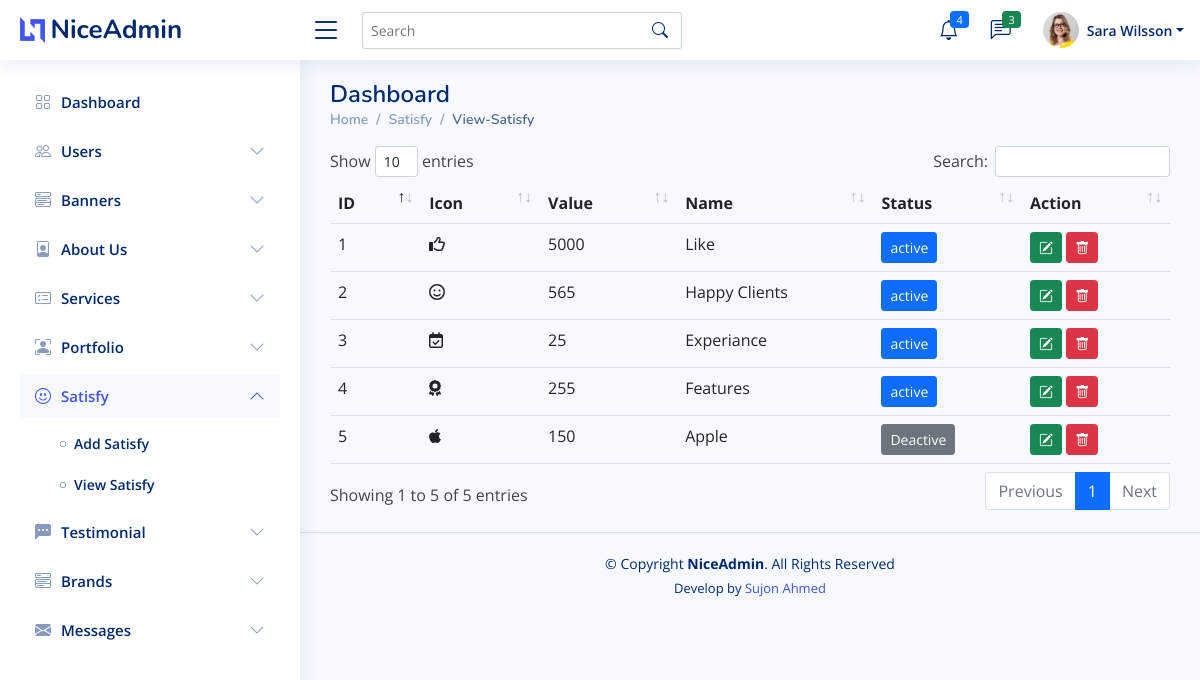
The app's page /admin/view_satisfy.php (signed in) with its own data.
### tables this page shows
CREATE TABLE `users` (
  `user_id` int NOT NULL,
  `user_name` varchar(50) NOT NULL,
  `user_about` varchar(255) NOT NULL,
  `user_phone` varchar(15) NOT NULL,
  `user_email` varchar(60) NOT NULL,
  `user_password` varchar(100) NOT NULL,
  `user_photo` varchar(100) NOT NULL,
  `user_job` varchar(50) NOT NULL,
  `user_address` varchar(255) NOT NULL,
  `user_country` varchar(50) NOT NULL,
  `user_company` varchar(100) NOT NULL,
  `status` int NOT NULL DEFAULT '0'
);

CREATE TABLE `satisfies` (
  `id` int NOT NULL,
  `icon` varchar(50) NOT NULL,
  `value` int NOT NULL,
  `name` varchar(100) NOT NULL,
  `status` int NOT NULL DEFAULT '0',
  `user_id` int NOT NULL,
  `created_at` datetime NOT NULL DEFAULT CURRENT_TIMESTAMP,
  `updated_at` datetime NOT NULL DEFAULT CURRENT_TIMESTAMP
);

### admin/view_satisfy.php (the view)
<?php
$page = "satisfied";
$sub_page = "satisfy";
require "database.php";
require "admin_header.php";
$select_satisfy = "SELECT * FROM `satisfies`";
$result = mysqli_query($db_connection, $select_satisfy);
?>
<main id="main" class="main">
    <div class="pagetitle">
        <h1>Dashboard</h1>
        <nav>
            <ol class="breadcrumb">
            <li class="breadcrumb-item"><a href="index.php">Home</a></li>
            <li class="breadcrumb-item">Satisfy</li>
            <li class="breadcrumb-item active">View-Satisfy</li>
            </ol>
        </nav>
    </div>
    <section class="section dashboard">
        <div class="row">
            <div class="col-lg-12 col-md-12">
                <table class="table" id="banners">
                    <thead>
                        <tr>
                            <th>ID</th>
                            <th>Icon</th>
                            <th>Value</th>
                            <th>Name</th>
                            <th>Status</th>
                            <th>Action</th>
                        </tr>
                    </thead>
                    <tbody>
                        <?php foreach($result as $key=>$satisfy){ ?>
                        <tr>
                            <td><?= $key+1 ?></td>
                            <td><i class="<?= $satisfy['icon'] ?>"></i></td>
                            <td><?= $satisfy['value'] ?></td>
                            <td><?= $satisfy['name'] ?></td>
                            <td>
                                <?php if ($satisfy['status'] == 0){ ?>
                                    <a href="satisfy_status_change.php?id=<?= $satisfy['id'] ?>" class="btn btn-secondary btn-sm">Deactive</a>
                                <?php } else { ?>
                                    <a href="satisfy_status_change.php?id=<?= $satisfy['id'] ?>" class="btn btn-primary btn-sm">active</a>
                                <?php } ?>
                            </td>
                            <td>
                                <a title="Edit" href="edit_satisfy.php?id=<?= $satisfy['id'] ?>" class="btn btn-success btn-sm"><i class="bi bi-pencil-square"></i></a>
                                <a title="Delete" onclick="javascript:return confirm('Are You Sure?')" href="delete_satisfy.php?id=<?= $satisfy['id'] ?>" class="btn btn-danger btn-sm"><i class="bi bi-trash"></i></a>
                            </td>
                        </tr>
                        <?php } ?>
                    </tbody>
                </table>
            </div>
        </div>
    </section>
</main>
<?php require "admin_footer.php" ?>

### admin/admin_header.php (shortened to what this page needs)
<?php
require "database.php";
$user_id = $_SESSION['user_id'];
$select_users = "SELECT * FROM `users` WHERE `user_id` = '$user_id'";
$select_users_result = mysqli_query($db_connection, $select_users);
$after_assoc_user = mysqli_fetch_assoc($select_users_result);
?>
<!DOCTYPE html>
<html lang="en">
<head>
  <link rel="stylesheet" href="https://cdnjs.cloudflare.com/ajax/libs/font-awesome/4.7.0/css/font-awesome.min.css">
   <link rel="stylesheet" href="assets/css/all.min.css">
  <link rel="stylesheet" href="assets/css/fontawesome-all.min.css">
  <link href="assets/vendor/bootstrap/css/bootstrap.min.css" rel="stylesheet">
  <link href="assets/vendor/bootstrap-icons/bootstrap-icons.css" rel="stylesheet">
  <link rel="stylesheet" href="assets/css/flaticon.css">
  <link href="assets/vendor/boxicons/css/boxicons.min.css" rel="stylesheet">
  <link href="assets/vendor/quill/quill.snow.css" rel="stylesheet">
  <link href="assets/vendor/quill/quill.bubble.css" rel="stylesheet">
  <link href="assets/vendor/remixicon/remixicon.css" rel="stylesheet">
  <link href="assets/vendor/simple-datatables/style.css" rel="stylesheet">
  <link href="assets/css/style.css" rel="stylesheet">
  <link rel="stylesheet" href="assets/css/toastr.css">
  <link rel="stylesheet" href="summernote/summernote-bs4.min.css">
  <link rel="stylesheet" href="dataTable/dataTables.bootstrap4.min.css">
</head>
<body>
  <header id="header" class="header fixed-top d-flex align-items-center">
    <div class="d-flex align-items-center justify-content-between">
      <a href="index.php" class="logo d-flex align-items-center">
        <img src="assets/img/logo.png" alt="">
        <span class="d-none d-lg-block">NiceAdmin</span>
      </a>
      <i class="bi bi-list toggle-sidebar-btn"></i>
    </div>
    <div class="search-bar">
      <form class="search-form d-flex align-items-center" method="POST" action="#">
        <input type="text" name="query" placeholder="Search" title="Enter search keyword">
        <button type="submit" title="Search"><i class="bi bi-search"></i></button>
      </form>
    </div>
    <nav class="header-nav ms-auto">
      <ul class="d-flex align-items-center">
        <li class="nav-item dropdown">
          <a class="nav-link nav-icon" href="#" data-bs-toggle="dropdown">
            <i class="bi bi-bell"></i>
            <span class="badge bg-primary badge-number">4</span>
          </a>
        </li>
        <li class="nav-item dropdown">
          <a class="nav-link nav-icon" href="#" data-bs-toggle="dropdown">
            <i class="bi bi-chat-left-text"></i>
            <span class="badge bg-success badge-number">3</span>
          </a>
        </li>
        <li class="nav-item dropdown pe-3">
          <a class="nav-link nav-profile d-flex align-items-center pe-0" href="#" data-bs-toggle="dropdown">
            <?php
            if (!empty($after_assoc_user['user_photo'])) { ?>
                <img src="assets/uploads/users/<?= $after_assoc_user['user_photo'] ?>" alt="Profile" class="rounded-circle">
            <?php } else { ?>
                <img src="assets/img/avatar.png" alt="Profile" class="rounded-circle">
            <?php } ?>
            <span class="d-none d-md-block dropdown-toggle ps-2"><?= $after_assoc_user ['user_name'] ?></span>
          </a>
        </li>
      </ul>
    </nav>
  </header>
  <aside id="sidebar" class="sidebar">
    <ul class="sidebar-nav" id="sidebar-nav">
      <li class="nav-item">
        <a class="nav-link <?= ($page == "dashboard") ? '' : 'collapsed' ?>" href="index.php">
          <i class="bi bi-grid"></i>
          <span>Dashboard</span>
        </a>
      </li>
      <li class="nav-item">
        <a class="nav-link <?= ($page == "users") ? '' : 'collapsed' ?>" data-bs-target="#users-nav" data-bs-toggle="collapse" href="#">
          <i class="bi bi-people"></i><span>Users</span><i class="bi bi-chevron-down ms-auto"></i>
        </a>
      </li>
      <li class="nav-item">
        <a class="nav-link <?= ($page == "banners") ? '' : 'collapsed' ?>" data-bs-target="#banners-nav" data-bs-toggle="collapse" href="#">
          <i class="bi bi-menu-button-wide"></i><span>Banners</span><i class="bi bi-chevron-down ms-auto"></i>
        </a>
      </li>
      <li class="nav-item">
        <a class="nav-link <?= ($page == "abouts") ? '' : 'collapsed' ?>" data-bs-target="#about-nav" data-bs-toggle="collapse" href="#">
          <i class="bi bi-file-person"></i><span>About Us</span><i class="bi bi-chevron-down ms-auto"></i>
        </a>
      </li>
      <li class="nav-item">
        <a class="nav-link <?= ($page == "services") ? '' : 'collapsed' ?>" data-bs-target="#services-nav" data-bs-toggle="collapse" href="#">
          <i class="bi bi-card-checklist"></i><span>Services</span><i class="bi bi-chevron-down ms-auto"></i>
        </a>
      </li>
      <li class="nav-item">
        <a class="nav-link <?= ($page == "portfolios") ? '' : 'collapsed' ?>" data-bs-target="#portfolio-nav" data-bs-toggle="collapse" href="#">
          <i class="bi bi-person-bounding-box"></i><span>Portfolio</span><i class="bi bi-chevron-down ms-auto"></i>
        </a>
      </li>
      <li class="nav-item">
        <a class="nav-link <?= ($page == "satisfied") ? '' : 'collapsed' ?>" data-bs-target="#satisfy-nav" data-bs-toggle="collapse" href="#">
          <i class="bi bi-emoji-smile"></i><span>Satisfy</span><i class="bi bi-chevron-down ms-auto"></i>
        </a>
        <ul id="satisfy-nav" class="nav-content <?= ($sub_page == "satisfy") ? '' : 'collapse' ?> " data-bs-parent="#sidebar-nav">
          <li>
            <a href="add_satisfy.php">
              <i class="bi bi-circle"></i><span>Add Satisfy</span>
            </a>
          </li>
          <li>
            <a href="view_satisfy.php">
              <i class="bi bi-circle"></i><span>View Satisfy</span>
            </a>
          </li>
        </ul>
      </li>
      <li class="nav-item">
        <a class="nav-link <?= ($page == "testimonials") ? '' : 'collapsed' ?>" data-bs-target="#testimonial-nav" data-bs-toggle="collapse" href="#">
        <i class="bi bi-chat-left-dots-fill"></i><span>Testimonial</span><i class="bi bi-chevron-down ms-auto"></i>
        </a>
      </li>
      <li class="nav-item">
        <a class="nav-link <?= ($page == "brands") ? '' : 'collapsed' ?>" data-bs-target="#brands-nav" data-bs-toggle="collapse" href="#">
          <i class="bi bi-menu-button-wide"></i><span>Brands</span><i class="bi bi-chevron-down ms-auto"></i>
        </a>
      </li>
      <li class="nav-item">
        <a class="nav-link <?= ($page == "messages") ? '' : 'collapsed' ?>" data-bs-target="#messages-nav" data-bs-toggle="collapse" href="#">
          <i class="bi bi-envelope-fill"></i><span>Messages</span><i class="bi bi-chevron-down ms-auto"></i>
        </a>
      </li>
    </ul>
  </aside>

### admin/assets/css/style.css (style rules this page uses)
:root { scroll-behavior: smooth; }
body { font-family: "Open Sans", sans-serif; background: #f6f9ff; color: #444444; }
a { color: #4154f1; text-decoration: none; }
h1, h2, h3, h4, h5, h6 { font-family: "Nunito", sans-serif; }
#main { margin-top: 60px; padding: 20px 30px; transition: all 0.3s; }
.pagetitle { margin-bottom: 10px; }
.pagetitle h1 { font-size: 24px; margin-bottom: 0; font-weight: 600; color: #012970; }
.breadcrumb { font-size: 14px; font-family: "Nunito", sans-serif; color: #899bbd; font-weight: 600; }
.breadcrumb a { color: #899bbd; transition: 0.3s; }
.breadcrumb .breadcrumb-item::before { color: #899bbd; }
.breadcrumb .active { color: #51678f; font-weight: 600; }
.logo { line-height: 1; }
@media (min-width: 1200px) { .logo { width: 280px; } }
.logo img { max-height: 26px; margin-right: 6px; }
.logo span { font-size: 26px; font-weight: 700; color: #012970; font-family: "Nunito", sans-serif; }
.header { transition: all 0.5s; z-index: 997; height: 60px; box-shadow: 0px 2px 20px rgba(1, 41, 112, 0.1); background-color: #fff; padding-left: 20px; }
.header .toggle-sidebar-btn { font-size: 32px; padding-left: 10px; cursor: pointer; color: #012970; }
.header .search-bar { min-width: 360px; padding: 0 20px; }
.header .search-form { width: 100%; }
.header .search-form input { border: 0; font-size: 14px; color: #012970; border: 1px solid rgba(1, 41, 112, 0.2); padding: 7px 38px 7px 8px; border-radius: 3px; transition: 0.3s; width: 100%; }
.header .search-form button { border: 0; padding: 0; margin-left: -30px; background: none; }
.header .search-form button i { color: #012970; }
.header-nav ul { list-style: none; }
.header-nav > ul { margin: 0; padding: 0; }
.header-nav .nav-icon { font-size: 20px; color: #012970; }
.header-nav .nav-profile { color: #012970; }
.header-nav .nav-profile img { max-height: 36px; }
.header-nav .nav-profile span { font-size: 14px; font-weight: 600; }
.header-nav .badge-number { position: absolute; inset: 4px 6px auto auto; font-weight: normal; font-size: 11px; padding: 3px 6px; }
.sidebar { position: fixed; top: 60px; left: 0; bottom: 0; width: 300px; z-index: 996; transition: all 0.3s; padding: 20px; overflow-y: auto; scrollbar-width: thin; scrollbar-color: #aab7cf transparent; box-shadow: 0px 0px 20px rgba(1, 41, 112, 0.1); background-color: #fff; }
@media (min-width: 1200px) { #main, #footer { margin-left: 300px; } }
.sidebar-nav { padding: 0; margin: 0; list-style: none; }
.sidebar-nav li { padding: 0; margin: 0; list-style: none; }
.sidebar-nav .nav-item { margin-bottom: 5px; }
.sidebar-nav .nav-link { display: flex; align-items: center; font-size: 15px; font-weight: 600; color: #4154f1; transition: 0.3; background: #f6f9ff; padding: 10px 15px; border-radius: 4px; }
.sidebar-nav .nav-link i { font-size: 16px; margin-right: 10px; color: #4154f1; }
.sidebar-nav .nav-link.collapsed { color: #012970; background: #fff; }
.sidebar-nav .nav-link.collapsed i { color: #899bbd; }
.sidebar-nav .nav-link .bi-chevron-down { margin-right: 0; transition: transform 0.2s ease-in-out; }
.sidebar-nav .nav-link:not(.collapsed) .bi-chevron-down { transform: rotate(180deg); }
.sidebar-nav .nav-content { padding: 5px 0 0 0; margin: 0; list-style: none; }
.sidebar-nav .nav-content a { display: flex; align-items: center; font-size: 14px; font-weight: 600; color: #012970; transition: 0.3; padding: 10px 0 10px 40px; transition: 0.3s; }
.sidebar-nav .nav-content a i { font-size: 6px; margin-right: 8px; line-height: 0; border-radius: 50%; }

### records on screen
users: user_photo (picture), user_name "Sara Wilsson"
satisfies: value "5000", name "Like"
satisfies: value "565", name "Happy Clients"
satisfies: value "25", name "Experiance"
satisfies: value "255", name "Features"
satisfies: value "150", name "Apple"
